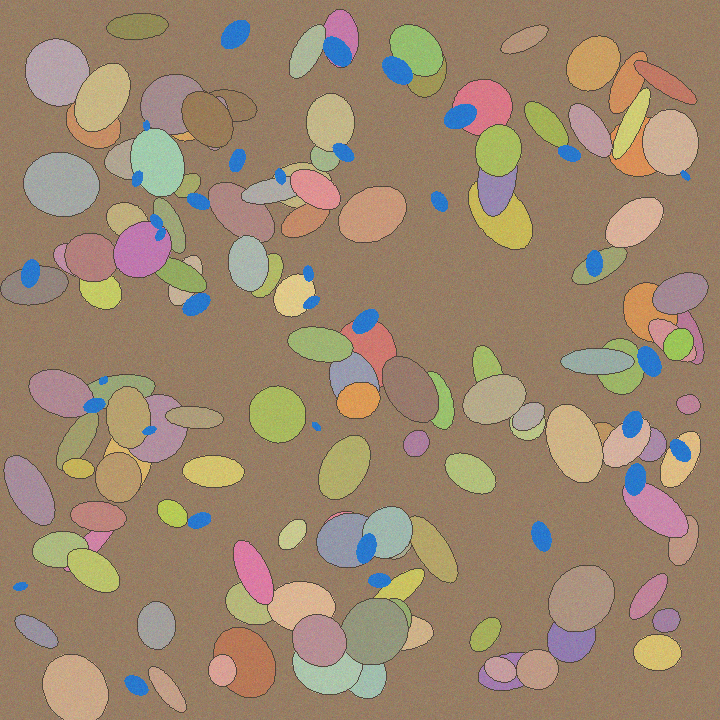
#> input picture assets/examples/carbonate_thin_section.png, 720 x 720 px; its folder holds only this picture in this run
$ python -i router.py   (imports and definitions only)
#> lines starting #> are read from the running program, lines starting #| are printed output that depends on the picture; after the words box and inside, x2 and y2 are one past the last pixel; in counts of white or black regions, pixels touching at a corner belong together
from __future__ import annotations
import cv2
import numpy as np
import pandas as pd
from .preprocessing import ocr_variants
from .ocr import best_ocr


# [15 lines left out: function page_content_profile, not called in this run]


def detect_figure_regions(rgb: np.ndarray) -> tuple[pd.DataFrame, list[np.ndarray]]:
    """Detect large image-like regions on a document page.

    This is a CPU-safe layout fallback, not a learned layout detector. It targets large
    photographic/petrographic panels and deliberately rejects text-sized components.
    """
    h,w = rgb.shape[:2]
#> h = 720; w = 720
    hsv = cv2.cvtColor(rgb, cv2.COLOR_RGB2HSV)
#> hsv: shape (720, 720, 3); mean H, S, V 31.5, 86, 161.6
    gray = cv2.cvtColor(rgb, cv2.COLOR_RGB2GRAY)
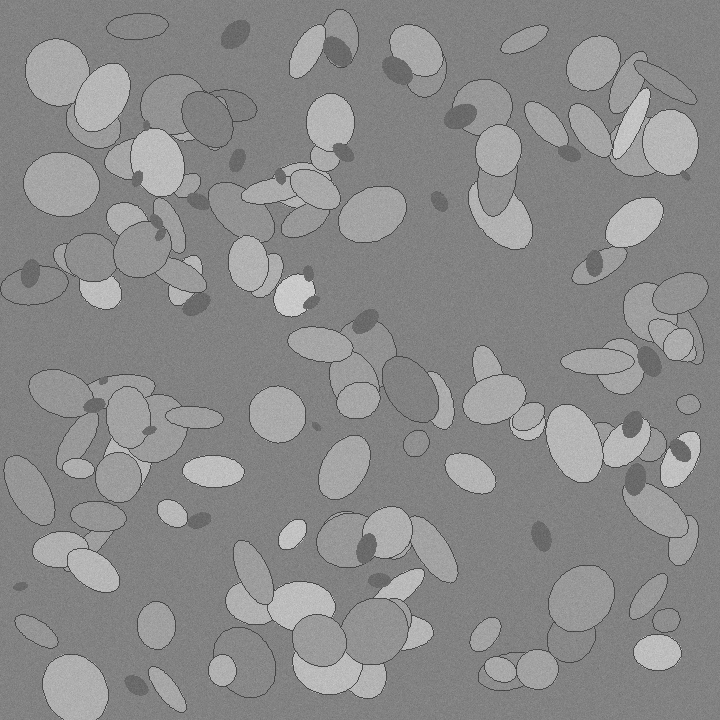
#> gray: shape (720, 720); min 54, max 213, mean 138.7
    # Photographic figures tend to have sustained saturation or non-white tonal variation.
    sat = hsv[...,1] > 38
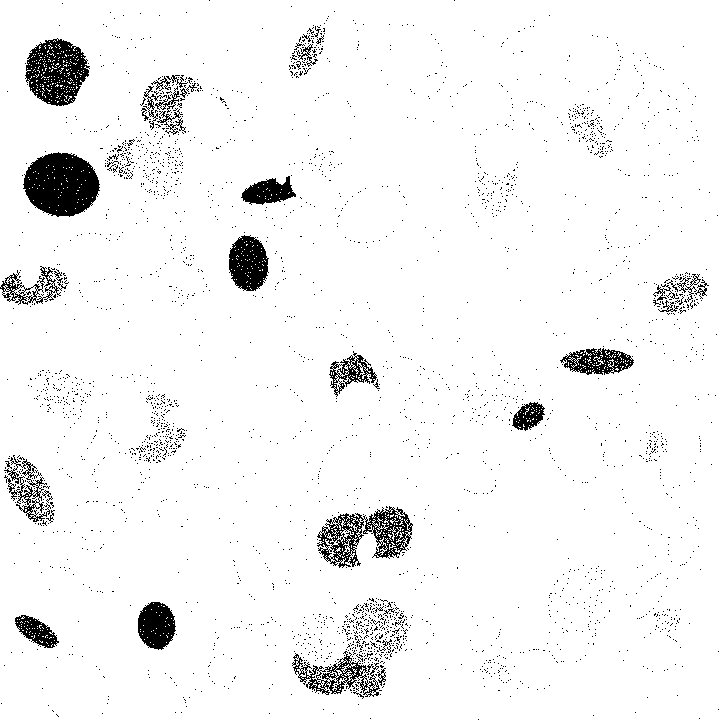
#> sat: shape (720, 720) bool; 95.2% white; 2936 black regions (2898 under 20 px), largest, box (x1, y1, x2, y2) and area: (23, 152, 100, 217) 3687, (25, 38, 90, 106) 2726, (317, 506, 413, 568) 2338
    nonwhite = gray < 225
#> nonwhite: shape (720, 720) bool; every value is 1
    mask = (sat & nonwhite).astype(np.uint8)*255
    k = max(5, int(min(h,w)*0.012)//2*2+1)
#> k = 9
    kernel = cv2.getStructuringElement(cv2.MORPH_RECT,(k,k))
    mask = cv2.morphologyEx(mask, cv2.MORPH_CLOSE, kernel, iterations=2)
#> mask: shape (720, 720); every value is 255
    mask = cv2.morphologyEx(mask, cv2.MORPH_OPEN, np.ones((5,5),np.uint8))
    contours,_ = cv2.findContours(mask,cv2.RETR_EXTERNAL,cv2.CHAIN_APPROX_SIMPLE)
#> contours = [[[0, 0], [0, 719], [719, 719], [719, 0]]]
    rows=[]; crops=[]
    page_area=h*w
#> page_area = 518400
    for c in contours:
        x,y,bw,bh=cv2.boundingRect(c); area=bw*bh
        if area < page_area*0.035 or bw < w*0.16 or bh < h*0.12:
            continue
        crop=rgb[y:y+bh,x:x+bw]
        chsv=cv2.cvtColor(crop,cv2.COLOR_RGB2HSV); cgray=cv2.cvtColor(crop,cv2.COLOR_RGB2GRAY)
        sat_ratio=float((chsv[...,1]>38).mean()); std=float(cgray.std())
        # Reject mostly-white/text blocks and very flat colored headers.
        if sat_ratio < 0.10 or std < 12:
            continue
        rows.append({'region_id':f'FIG-{len(rows)+1:03d}','region_type':'geological_figure_candidate',
                     'x0':x,'y0':y,'x1':x+bw,'y1':y+bh,'width':bw,'height':bh,
                     'page_fraction':round(area/page_area,3),'saturation_ratio':round(sat_ratio,3),'tonal_std':round(std,1),
                     'confidence':round(min(0.94,0.55+sat_ratio*0.35+min(std/100,0.2)),3)})
        crops.append(crop)
#> this loop made 1 pass
#> (c, x, y, bw, bh, area, sat_ratio, std) on pass 1: ([[0, 0], [0, 719], [719, 719], [719, 0]], 0, 0, 720, 720, 518400, 0.952, 22.29)
#> after the loop, crops = 1 item; rows = 1 item
    # Largest first, cap for demo safety.
    if rows:
        order=np.argsort([-r['page_fraction'] for r in rows])[:4]
#> order = [0]
        rows=[rows[i] for i in order]; crops=[crops[i] for i in order]
    return pd.DataFrame(rows), crops


# [68 lines left out: functions draw_regions, detect_text_regions, draw_routing_map, classify_input, not called in this run]

>>> import cv2
>>> picture = cv2.cvtColor(cv2.imread('../../assets/examples/carbonate_thin_section.png'), cv2.COLOR_BGR2RGB)
>>> result = detect_figure_regions(picture)

$ run again, on assets/examples/fractured_rock.png
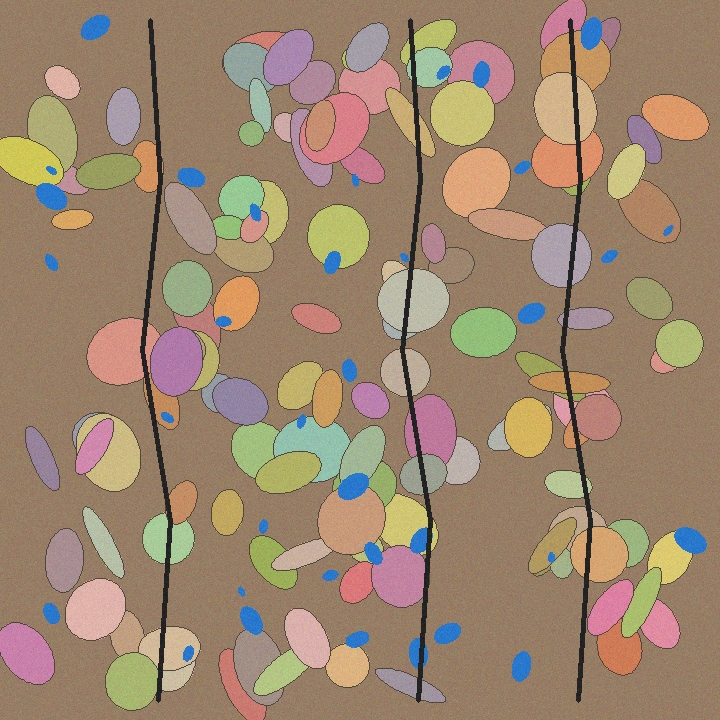
#> input picture assets/examples/fractured_rock.png, 720 x 720 px
#> hsv: shape (720, 720, 3); mean H, S, V 34.1, 87.3, 162.5
#> in detect_figure_regions, `gray = cv2.cvtColor(rgb, cv2.COLOR_RGB2GRAY)`:
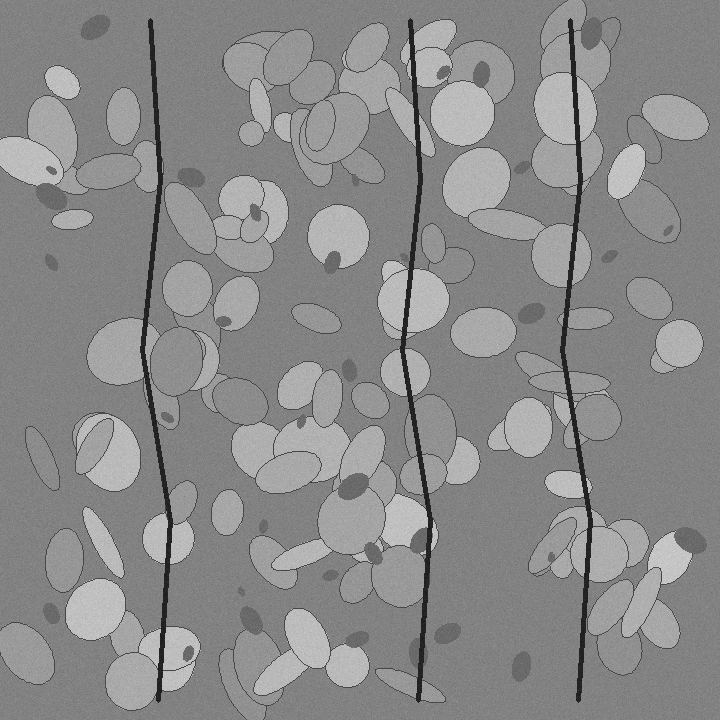
#> gray: shape (720, 720); min 19, max 211, mean 138.6
#> in detect_figure_regions, `sat = hsv[...,1] > 38`:
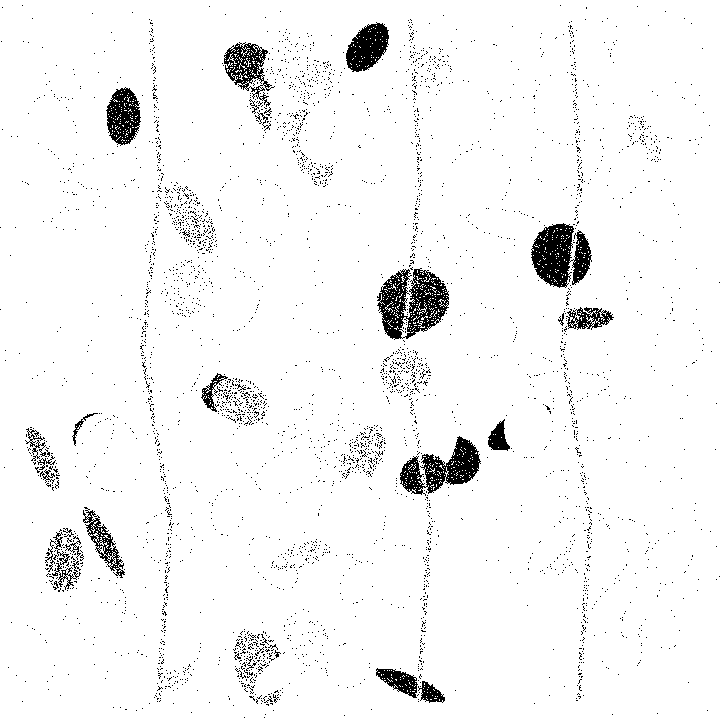
#> sat: shape (720, 720) bool; 95.7% white; 3771 black regions (3742 under 20 px), largest, box (x1, y1, x2, y2) and area: (377, 268, 449, 340) 2799, (531, 223, 592, 288) 2515, (400, 436, 481, 496) 2136
#> nonwhite: shape (720, 720) bool; every value is 1
#> contours = [[[0, 0], [0, 719], [719, 719], [719, 0]]]
#> the loop in detect_figure_regions, `for c in contours:` made 1 pass
#> (c, x, y, bw, bh, area, sat_ratio, std) on pass 1: ([[0, 0], [0, 719], [719, 719], [719, 0]], 0, 0, 720, 720, 518400, 0.957, 27.65)
#> after the loop in detect_figure_regions, `for c in contours:`: crops = 1 item
#> order = [0]
